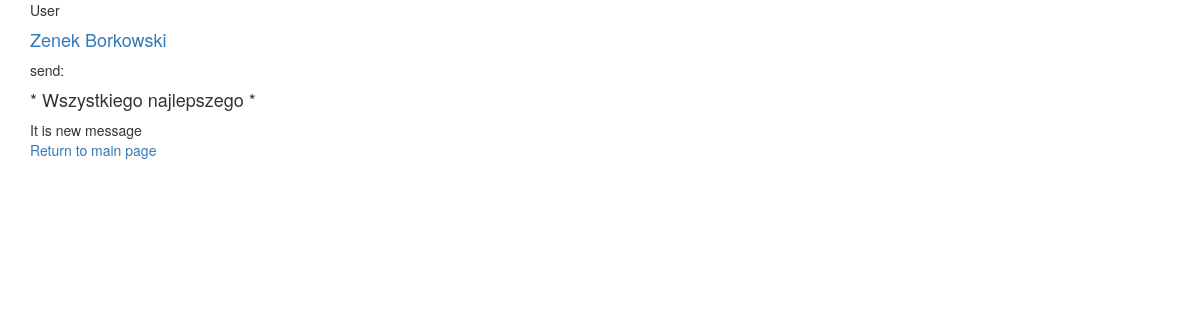
Screenshot of /message.php?messageId=31 (signed in) with the database file from the repository.
### tables this page shows
CREATE TABLE `Messages` (
  `id` int(11) NOT NULL,
  `send_id` int(11) NOT NULL,
  `rec_id` int(11) NOT NULL,
  `messages_content` varchar(255) NOT NULL,
  `display` int(11) NOT NULL
);

CREATE TABLE `Users` (
  `id` int(30) NOT NULL,
  `email` varchar(255) NOT NULL,
  `username` varchar(255) NOT NULL,
  `hashed_password` varchar(255) NOT NULL
);

### src/Message.php (called while the page is built, shortened)
<?php
class Message {
    public $send_id;
    public $rec_id;
    public $messages_content;
    public $display;
    public function __construct() {
        $this->send_id = "";
        $this->rec_id = "";
        $this->messages_content = "";
        $this->display = 0;
    }
    public function getUserName() {
        return $this->username;
    }
    public function getSendId() {
        return $this->send_id;
    }
    public function getRecId() {
        return $this->rec_id;
    }
    public function getMessagesContent() {
        return $this->messages_content;
    }
    public function getDisplay() {
        return $this->display;
    }
    static public function loadMessageByIdRec(mysqli $connection, $id) {
        $sql = "SELECT Messages.id AS mes_id,send_id,rec_id,messages_content,username,display FROM Messages "
                . "JOIN Users ON Messages.send_id=Users.id "
                . "WHERE Messages.id=$id ";
        $result = $connection->query($sql);
        if ($result == true && $result->num_rows == 1) {
            $row = $result->fetch_assoc();
            $loadedMessage = new Message();
            $loadedMessage->id = $row['mes_id'];
            $loadedMessage->send_id = $row['send_id'];
            $loadedMessage->rec_id = $row['rec_id'];
            $loadedMessage->messages_content = trim($row['messages_content']);
            $loadedMessage->display = $row['display'];
            $loadedMessage->username = $row['username'];
            return $loadedMessage;
        }
        return null;
    }
}

### message.php (the view, shortened to what this page needs)
<?php
require_once ('src/User.php');
require_once ('src/Message.php');
?>
<!doctype html>
<html lang="en">
    <head>
        <link rel="stylesheet" media="screen" href="https://maxcdn.bootstrapcdn.com/bootstrap/3.3.6/css/bootstrap.min.css">
    </head>
    <body>
        <div class="container">
            <?php
            if (isset($_GET['messageId'])) {
                $message1 = Message::loadMessageByIdRec($conn, $_GET['messageId']);
                $recId = $message1->getRecId();
                if ($_SESSION['user_id'] == $recId) {
                    echo "User " . "<a href='user.php?id=" . $message1->getSendId() . "'><h4>" . $message1->getUserName() . "</h4></a>" . " send: <br><h4> * " . $message1->getMessagesContent() . " * </h4>";
                    if ($message1->getDisplay() != 0) {
                        "It is message read";
                        echo "<br><a href='index.php'>Return to main page</a><br><br>";
                    } else {
                        echo "It is new message";
                        echo "<br><a href='index.php'>Return to main page</a><br><br>";
                    }
                }
            }
            ?>
        </div>
    </body>
</html>

### rows the page displays
messages: send.username "Zenek Borkowski", messages_content "Wszystkiego najlepszego"
